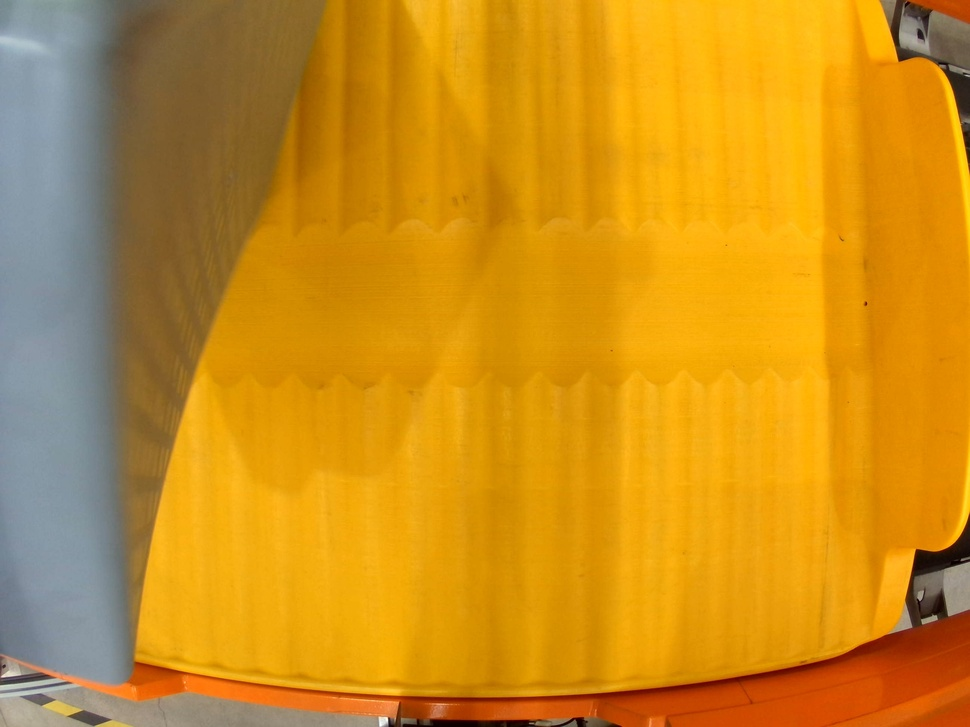
#> input picture examples/WIN_20230822_14_51_48_Pro.jpg, 970 x 727 px, shrunk from 2592 x 1944 before the run, found by its file name
$ python test.py
#> lines starting #> are read from the running program, lines starting #| are printed output that depends on the picture
    # -*- coding:utf-8 -*-

import cv2

img = cv2.imread('/home/mxs/sda1/Deepleaning/Stain_Det/examples/WIN_20230822_14_51_48_Pro.jpg')
#> img is the input picture: shape (727, 970, 3); mean B, G, R 29.7, 143.1, 203.2
gray = cv2.cvtColor(img, cv2.COLOR_BGR2GRAY)
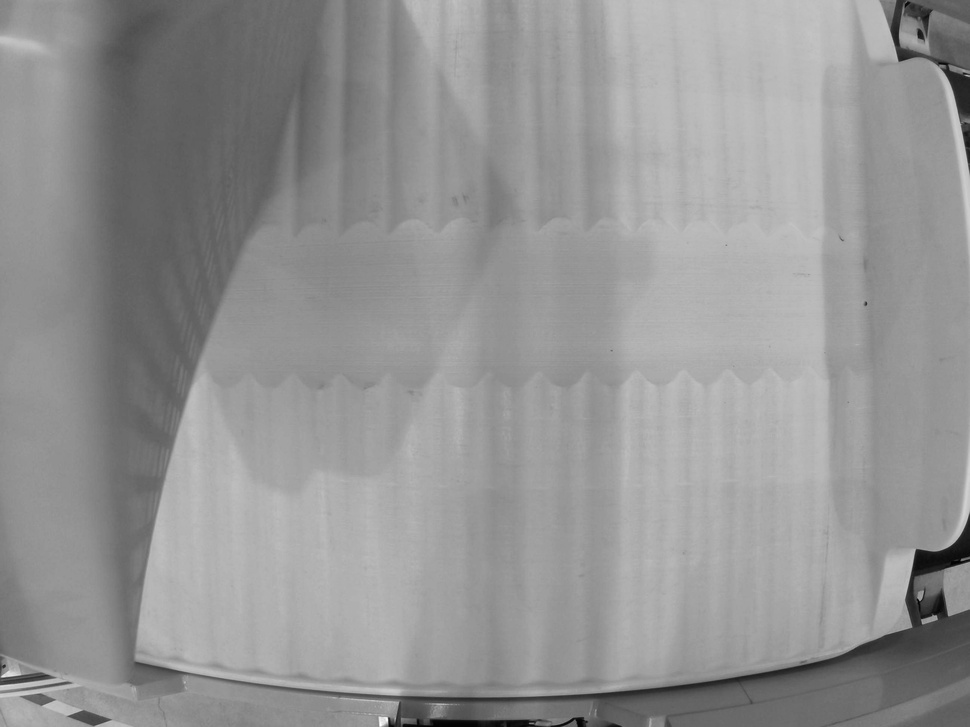
#> gray: shape (727, 970); min 2, max 254, mean 148.1
hsv = cv2.cvtColor(img, cv2.COLOR_BGR2HSV)
#> hsv: shape (727, 970, 3); mean H, S, V 27.9, 210.6, 205.9

def mouse_click(event, x, y, flags, para):
    if event == cv2.EVENT_LBUTTONDOWN:  # 左边鼠标点击
        print('PIX:', x, y)
        # print("BGR:", img[y, x])
        # print("GRAY:", gray[y, x])
        print("HSV:", hsv[y, x])

if __name__ == '__main__':
    cv2.namedWindow("img", cv2.WINDOW_NORMAL)

    cv2.setMouseCallback("img", mouse_click)
    while True:
        cv2.imshow('img', img)
        if cv2.waitKey() == ord('q'):
#> (key q is pressed here)
            break
        cv2.destroyAllWindows()

$ run again, with examples/WIN_20230822_14_44_07_Pro.jpg copied over examples/WIN_20230822_14_51_48_Pro.jpg
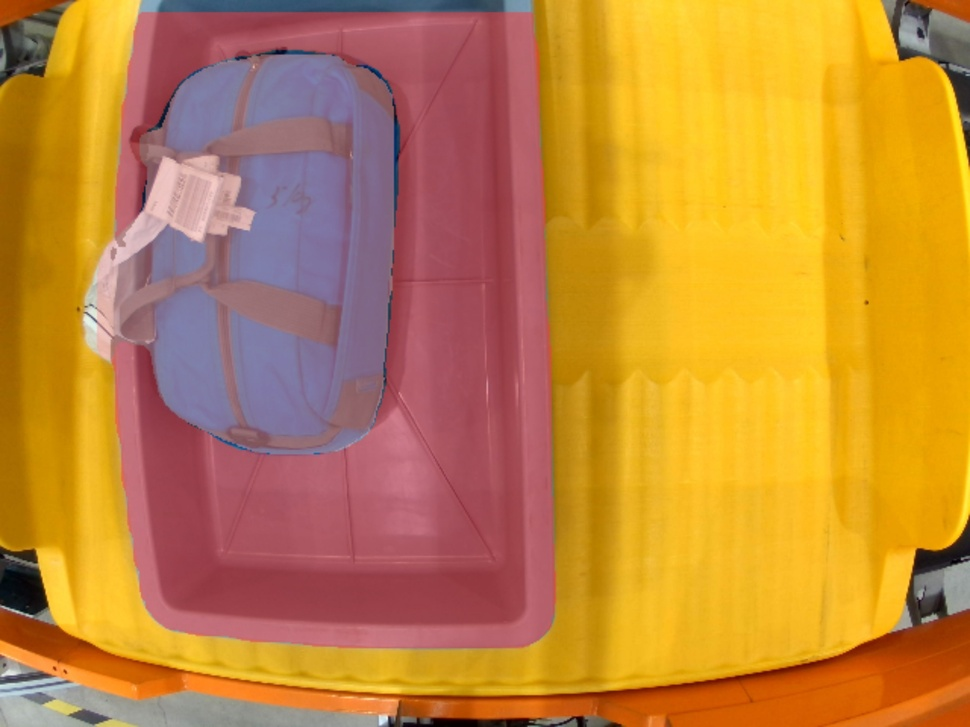
#> input picture examples/WIN_20230822_14_44_07_Pro.jpg, 970 x 727 px, shrunk from 2592 x 1944 before the run, found by its file name
#> img is the input picture: shape (727, 970, 3); mean B, G, R 60.6, 133.7, 193.6
#> `gray = cv2.cvtColor(img, cv2.COLOR_BGR2GRAY)`:
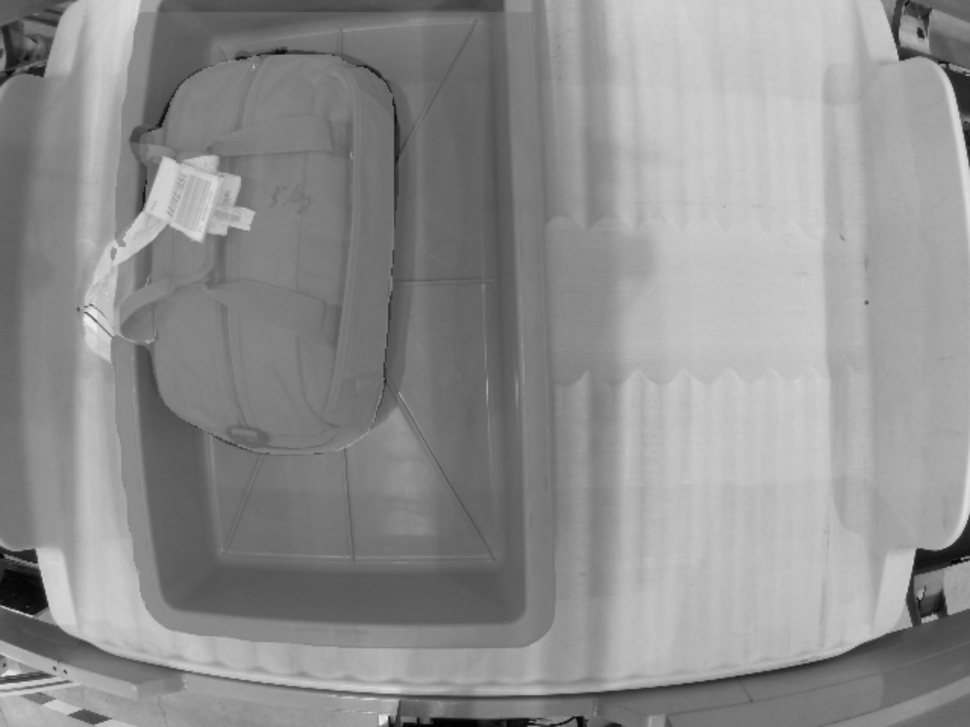
#> gray: shape (727, 970); min 1, max 239, mean 143.3
#> hsv: shape (727, 970, 3); mean H, S, V 74.9, 174.7, 196.3

$ run again, with examples/WIN_20230822_14_51_37_Pro.jpg copied over examples/WIN_20230822_14_51_48_Pro.jpg
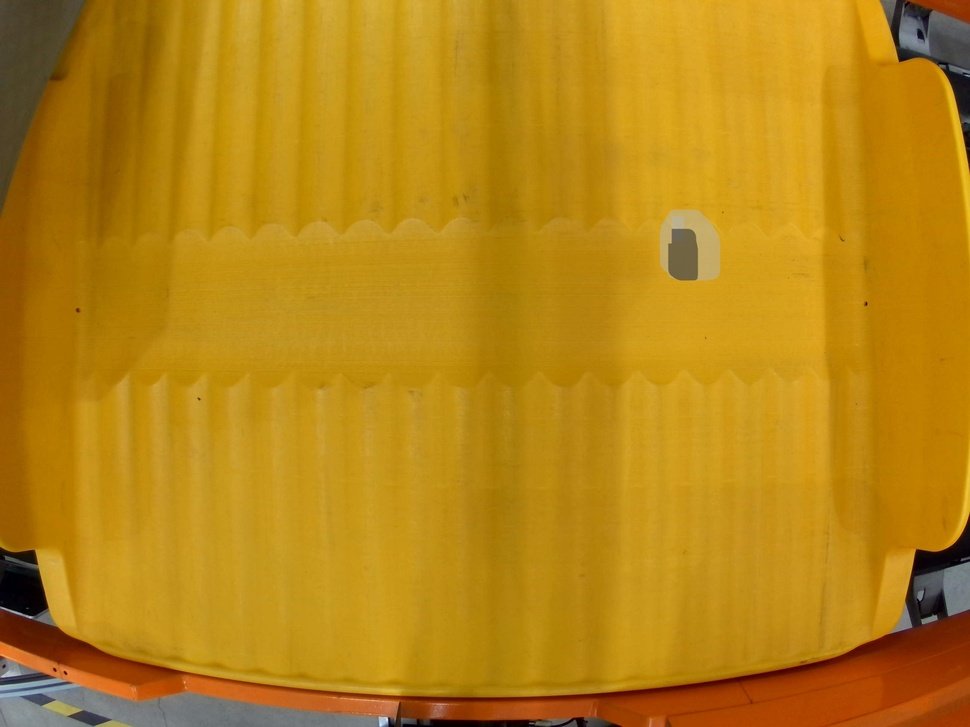
#> input picture examples/WIN_20230822_14_51_37_Pro.jpg, 970 x 727 px, shrunk from 2592 x 1944 before the run, found by its file name
#> img is the input picture: shape (727, 970, 3); mean B, G, R 21.4, 132.5, 183.2
#> `gray = cv2.cvtColor(img, cv2.COLOR_BGR2GRAY)`:
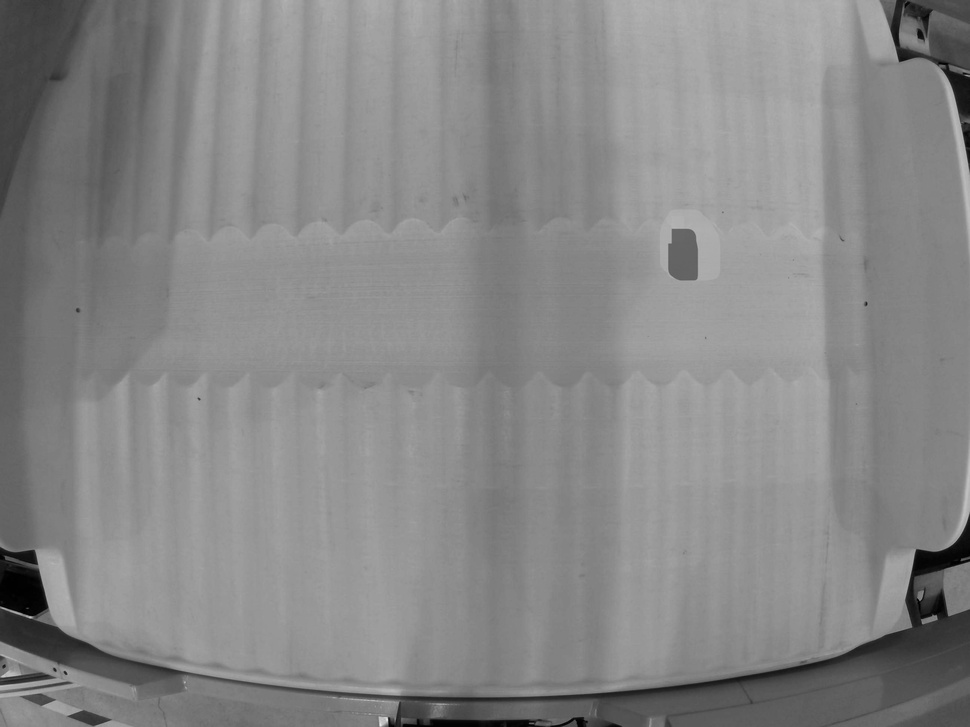
#> gray: shape (727, 970); min 0, max 229, mean 135
#> hsv: shape (727, 970, 3); mean H, S, V 23, 223.2, 183.4

$ run again, with examples/WIN_20230822_14_53_01_Pro.jpg copied over examples/WIN_20230822_14_51_48_Pro.jpg
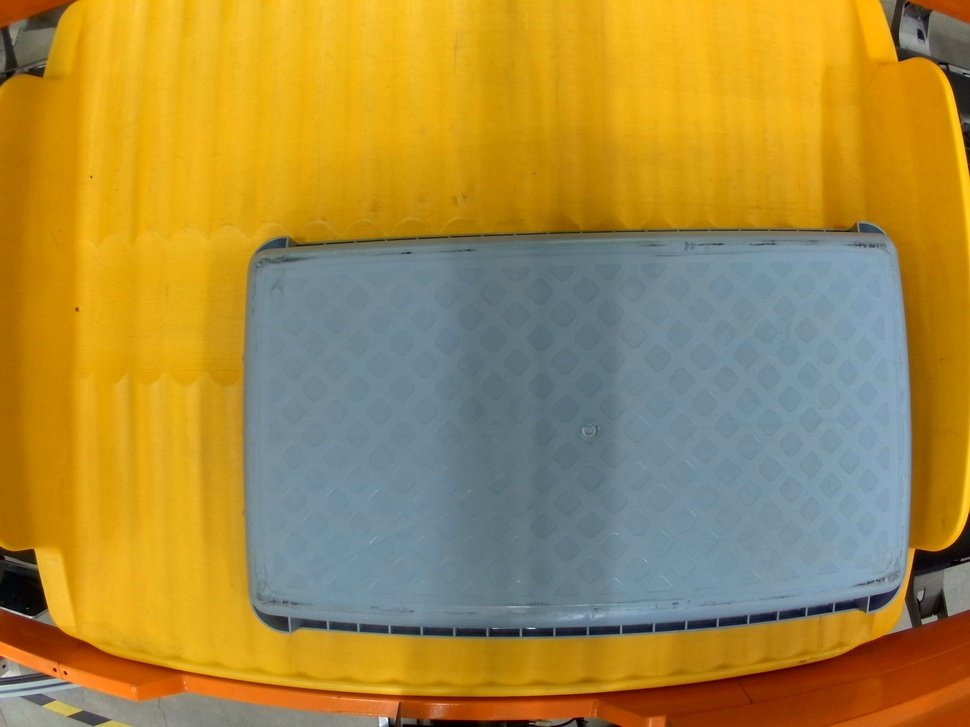
#> input picture examples/WIN_20230822_14_53_01_Pro.jpg, 970 x 727 px, shrunk from 2592 x 1944 before the run, found by its file name
#> img is the input picture: shape (727, 970, 3); mean B, G, R 66.5, 138.5, 167.5
#> `gray = cv2.cvtColor(img, cv2.COLOR_BGR2GRAY)`:
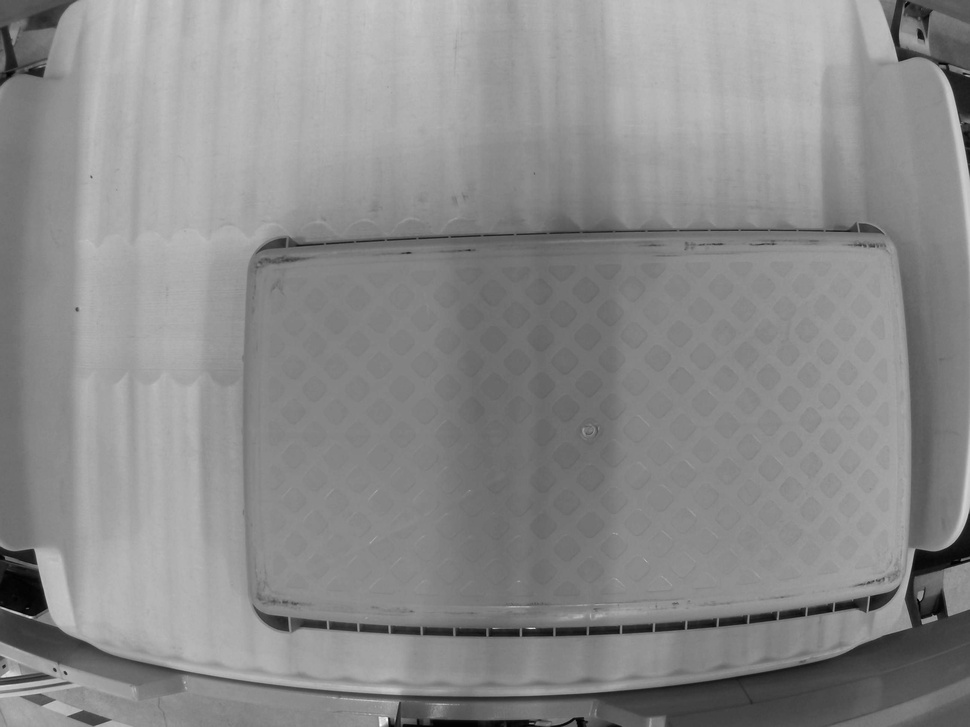
#> gray: shape (727, 970); min 0, max 249, mean 139
#> hsv: shape (727, 970, 3); mean H, S, V 49.8, 166.1, 181
